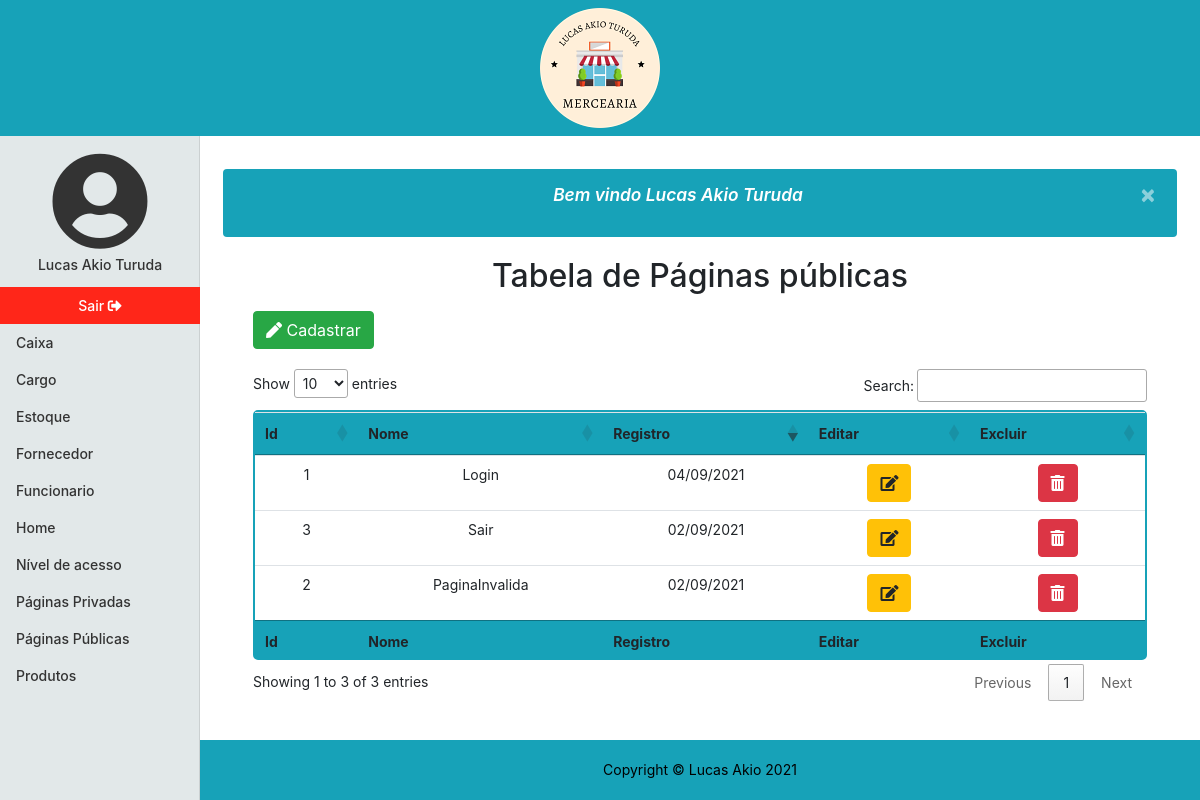
The app's page /pagina_publica (signed in) with its own data.
### tables this page shows
CREATE TABLE `pg_publica` (
  `id` int NOT NULL AUTO_INCREMENT,
  `nome` varchar(30) NOT NULL,
  `dt_registro` datetime NOT NULL,
  PRIMARY KEY (`id`),
  UNIQUE KEY `nome_UNIQUE` (`nome`)
);

### app/Controller/Pagina_publica.php (called while the page is built, shortened)
<?php
    class Pagina_publica extends Controller
    {
        private $dados;
        public function index()
        {
            $this->listar();
            $pagina = new \Core\ConfigView("View/pagina_publica/index",$this->dados);
            $pagina->renderizar();
        }
        private function listar()
        {
            $tabela = new \App\Model\Pagina_publica();
            $this->dados = $tabela->listar();
        }
    }

### core/ConfigController.php (called while the page is built, shortened)
<?php
class ConfigController
{
    private string $urlMetodo;
    public function __construct()
    {
        if(!empty(filter_input(INPUT_GET,"url",FILTER_SANITIZE_URL)))
        {
            $this->url = filter_input(INPUT_GET,"url",FILTER_SANITIZE_URL);
            $this->urlDividida = explode('/',$this->url,);
            if(isset($this->urlDividida[1]) && !empty($this->urlDividida[1]))
            {
                $this->urlMetodo = $this->urlDividida[1];
            }
            else{
                $this->urlMetodo = "index";
            }
        }
        else{
            $this->urlController = "login";
            $this->urlMetodo = "index";
        }
    }
    public function carregar()
    {
        $metodo = $this->urlMetodo;
        $pagina = new $classe();
        $pagina->$metodo();
    }
}
?>

### index.php (called while the page is built, shortened)
<?php
$url = new Core\ConfigController();
$url->carregar();
?>

### app/Model/Model.php (called while the page is built, shortened)
<?php
class Model extends Conexao
{
    protected $conn;
    function __construct()
    {
        $this->conn = parent::conectar();
    }
    final protected function projetarTodos($query): array
    {
        $this->query = $this->conn->prepare($query);
        $this->query->execute();
        return $this->query->fetchAll(PDO::FETCH_ASSOC);
    }
}
?>

### app/Model/Conexao.php (called while the page is built, shortened)
<?php
class Conexao
{
   private $bdType = "mysql";
   private $host = "localhost";
   private $user = "root";
   private $password = "root";
   private $port = 3306;
   private $bdname = "mercearia";
   protected function conectar()
   {
       try{
            $con = new PDO($this->bdType.':host='.$this->host.';port='.$this->port.';dbname='.$this->bdname, $this->user, $this->password);
            $con->setAttribute(PDO::ATTR_ERRMODE, PDO::ERRMODE_EXCEPTION);
            return $con;
       }
       catch(PDOException $e)
       {
           $alerta = new \App\Model\Alerta();
           $msg= $alerta->alertaFalha("Não foi possivel realizar uma conexão com o site, tente novamente!");
           $_SESSION['msg'] = $msg;
            header("Location:". URL . "paginaInvalida/index");
            exit();
       }
   }
}

### app/Model/Pagina_publica.php (called while the page is built, shortened)
<?php
class Pagina_publica extends Model
{
    public function listar(): array
    {
        $listar = parent::projetarTodos("SELECT id, nome, dt_registro FROM pg_publica");
        return $listar;
    }
}

### app/View/pagina_publica/index.php (the view, shortened to what this page needs)
<!DOCTYPE html>
<html lang="pt-br">
<head>
    <link rel="stylesheet" href="https://cdn.jsdelivr.net/npm/bootstrap@4.6.0/dist/css/bootstrap.min.css">
    <link href="<?php echo URL; ?>app/Assets/css/mercearia.css" rel="stylesheet">
    <link href="<?php echo URL; ?>app/Assets/fontawesome/css/all.css" rel="stylesheet">
    <link href="https://cdn.datatables.net/1.10.25/css/jquery.dataTables.min.css" rel="stylesheet">
</head>
<?php
include_once "app/View/include/header.php";
?>
<div class="container-fluid">
    <div class="row">
        <?php
        include_once "app/View/include/menulateral.php";
        ?>
        <div class="col-md-9 ml-auto col-lg-10 principal">
            <main role="main" class="m-2">
                <?php
                if (isset($_SESSION['msg'])) {
                    echo $_SESSION['msg'];
                }
                ?>
                <h2 class="text-center mb-3">Tabela de Páginas públicas</h2>
                <button type="button" class="btn btn-success m-button-table" data-toggle="modal" data-target="#modalCadastrar"><i class="fas fa-pen"></i> Cadastrar</button>
                <div class="table-responsive">
                    <table id="listar-paginas-publicas" class="table table-hover text-center tabela-personalizada">
                        <thead class="bg-info">
                            <tr>
                                <th>Id</th>
                                <th>Nome</th>
                                <th>Registro</th>
                                <th>Editar</th>
                                <th>Excluir</th>
                            </tr>
                        </thead>
                        <tbody>
                            <?php
                            foreach ($this->dados as $coluna => $item) {
                            ?> <tr>
                                    <td><?php echo $item['id']; ?></td>
                                    <td><?php echo $item['nome']; ?></td>
                                    <td data-order="<?php echo date('Y/m/d H:i:s', strtotime($item['dt_registro'])); ?>"><?php echo date('d/m/Y', strtotime($item['dt_registro'])); ?></td>
                                    <td>
                                        <a href="<?php echo URL; ?>pagina_publica/editar/&id=<?php echo $item['id'] ?>" class="btn btn-warning col-mb-3"><i class="fas fa-edit"></i></a>
                                    </td>
                                    <td>
                                        <a href="<?php echo URL; ?>pagina_publica/excluir/&id=<?php echo $item['id'] ?>" class="btn btn-danger col-mb-3" id='link_excluir'><i class="fas fa-trash-alt"></i></a>
                                    </td>
                                </tr>
                            <?php
                            }
                            ?>
                        </tbody>
                        <tfoot class="bg-info">
                            <tr>
                                <th>Id</th>
                                <th>Nome</th>
                                <th>Registro</th>
                                <th>Editar</th>
                                <th>Excluir</th>
                            </tr>
                        </tfoot>
                    </table>
                </div>
            </main>
            <?php
            include_once "app/View/include/footer.php";
            ?>
            </body>
</html>

### app/Assets/css/mercearia.css (style rules this page uses)
body { font-size: .875rem; }
.alertaBemvindo { background-color: #17a2b8; color:white; font-size: 13pt; font-style: italic; font-weight: 600; margin: 0 15px 20px; }
.principal { min-height: 83vh; padding-left: 0; padding-right: 0; padding-bottom: 60px; }
main { height: 100%; padding-top:25px; }
.tabela-personalizada { border:2px solid #17a2b8; border-radius: 5px; }
.m-button-table { margin:0 45px 20px 45px; }

### records on screen
pg_publica: id "1", nome "Login", dt_registro "04/09/2021"
pg_publica: id "2", nome "PaginaInvalida", dt_registro "02/09/2021"
pg_publica: id "3", nome "Sair", dt_registro "02/09/2021"

### other values on screen
$_SESSION['usuario_nome'] "Lucas Akio Turuda"
$pagina "Caixa"
$pagina "Cargo"
$pagina "Estoque"
$pagina "Fornecedor"
$pagina "Funcionario"
$pagina "Home"
$pagina "Produtos"
$_SESSION['msg'] "Bem vindo Lucas Akio Turuda ×"
